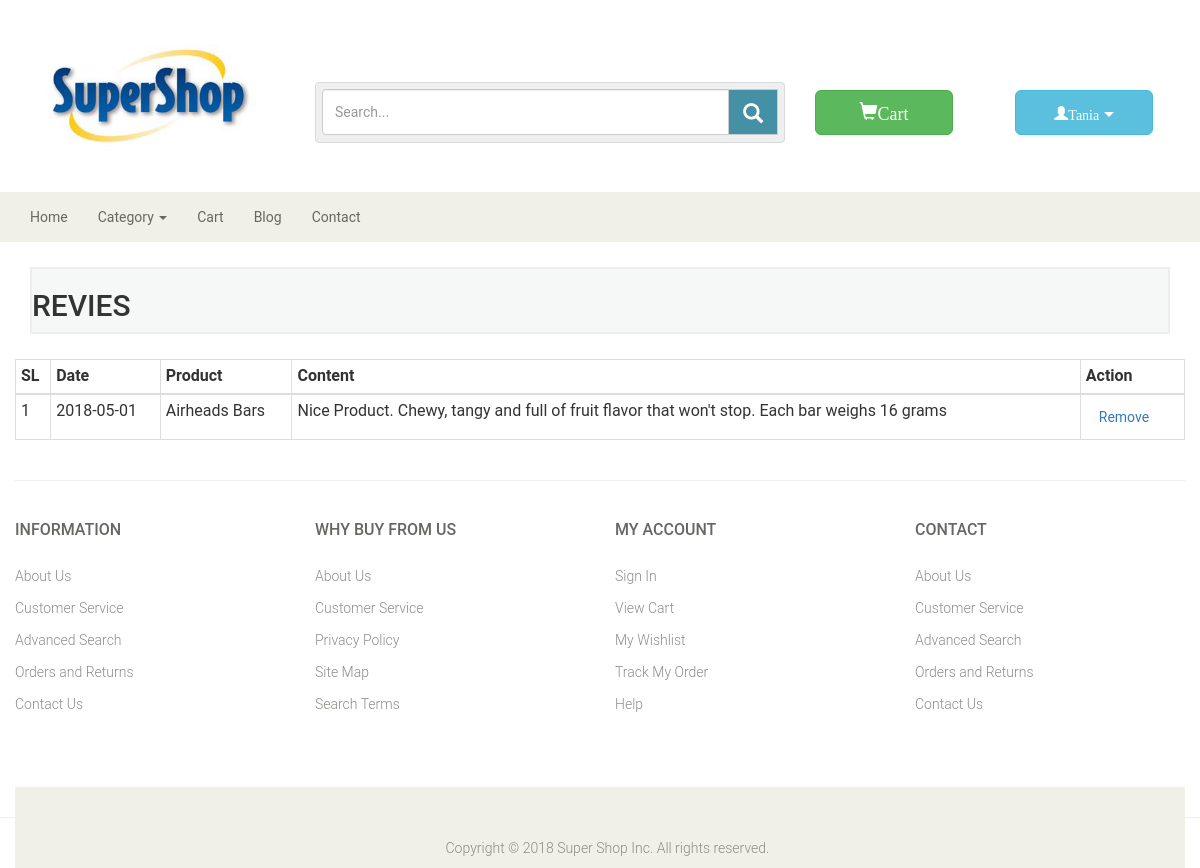
The page /viewreview.php (signed in) on the database its author committed.
### tables this page shows
CREATE TABLE `productreview` (
  `reviewId` int(11) NOT NULL,
  `productId` int(11) NOT NULL,
  `custId` int(11) NOT NULL,
  `body` text NOT NULL,
  `date` date NOT NULL
);

CREATE TABLE `product` (
  `productId` int(11) NOT NULL,
  `productName` varchar(225) NOT NULL,
  `catId` int(11) NOT NULL,
  `brandId` int(11) NOT NULL,
  `body` longtext NOT NULL,
  `price` float(10,2) NOT NULL,
  `image` varchar(225) NOT NULL,
  `type` tinyint(4) NOT NULL DEFAULT 0
);

### Classes/Productreview.php (called while the page is built, shortened)
<?php
    class Prodcutreview {
     public $uhost = DB_HOST;
     public $uuser = DB_USER;
     public $upass = DB_PASS;
     public $udb   = DB_NAME;
     private $conn;
        function __construct(){
            $this -> conn = mysqli_connect($this -> uhost, $this -> uuser, $this -> upass, $this -> udb);
        }
    public function getReviewByCust($cid){
        $this -> sql = "SELECT productreview.*, product.productName FROM productreview, product WHERE productreview.productId = product.productId AND productreview.custId = '$cid' ;";
        $this -> res = mysqli_query($this -> conn, $this -> sql);
            return $this -> res;
    }
    }
?>

### viewreview.php (the view, shortened to what this page needs)
<?php
include_once('Library/header.php');
include('Classes/Productreview.php');
    $pr = new Prodcutreview();
if(isset( $_SESSION['custId'])){
     $cId =  $_SESSION['custId'];
}
    $getReview = $pr -> getReviewByCust($cId);
?>
<div class="container">
    <div class="new_pro">
        <h2>REVIES</h2>
    </div>
    <div class="row">
        <div class="table-responsive">
            <table class="table table-bordered table-condensed">
                <thead>
                    <th>SL</th>
                    <th>Date</th>
                    <th>Product</th>
                    <th>Content</th>
                    <th>Action</th>
                </thead>
                <tbody>
                        <?php
                        if(isset($getReview)){
                            $i = 0;
                            while($value = $getReview -> fetch_assoc()){
                                $i++;
                    ?>
                    <tr>
                        <td><?php echo $i; ?></td>
                        <td><?php echo $value['date']; ?></td>
                        <td><?php echo $value['productName']; ?></td>
                        <td><?php echo $value['body']; ?></td>
                        <td><a href="#" class="btn btn-link" >Remove</a></td>
                    </tr>
                    <?php }} ?>
                </tbody>
            </table>
        </div>
    </div>
</div>
<?php
include_once('Library/footer.php');
?>

### css/custom.css (style rules this page uses)
body { font-family: 'Roboto', sans-serif; }
.new_pro { background-color: #F6F8F8; border: 2px solid #eee; margin-top: 25px; margin-bottom: 25px; }

### rows shown on the page
productreview: date "2018-05-01", productId.productName "Airheads Bars", body "Nice Product. Chewy, tangy and full of fruit flavor that won't stop. Each bar weighs 16 grams"

### other values the page prints
$_SESSION['custName'] "Tania"
